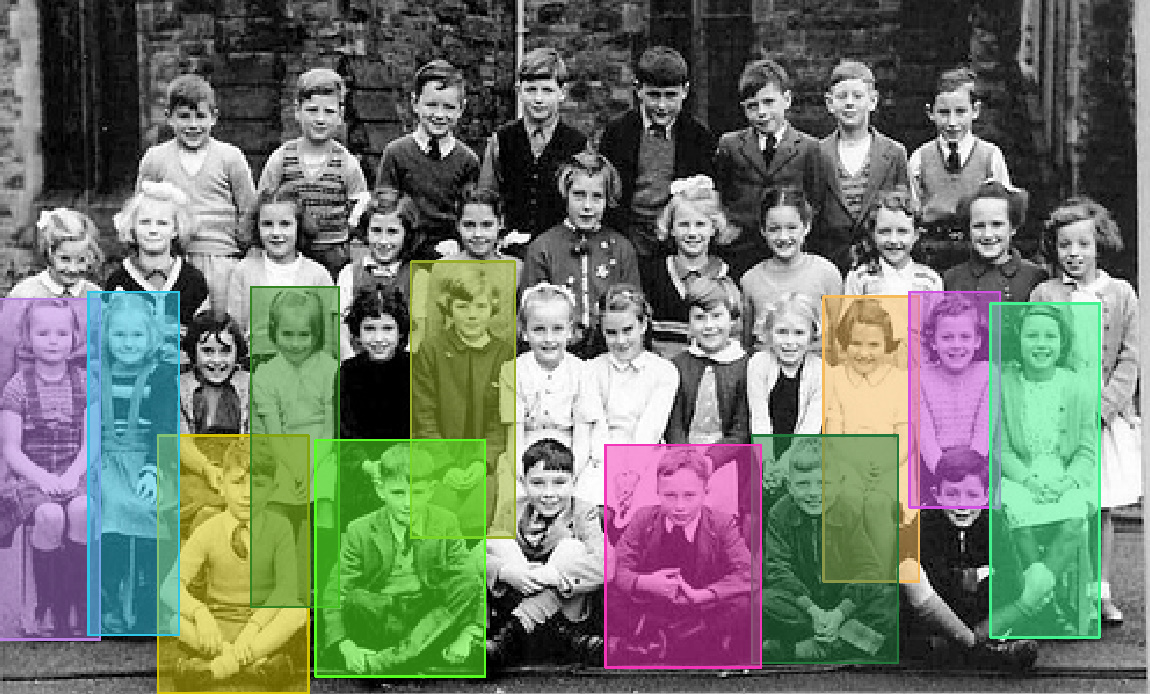
#> input picture benchmark/YOLOv8 persons.jpg, 1150 x 694 px, found by its file name
$ jupyter execute --allow-errors analysis_eval.ipynb
#> lines starting #> are read from the running program, lines starting #| are printed output that depends on the picture
[cell 1]
import pandas as pd
import matplotlib.pyplot as plt
import numpy as np
plt.rcParams.update({'axes.grid': True, 'grid.linestyle': ':'})

#> (a cell that did not finish here is left out)

#> (a cell that did not finish here is left out)

[cell 4]
metric = "mAP"

#> (the rest of this cell did not finish here and is left out)

[cell 5]
metric = "mAP"

#> (the rest of this cell did not finish here and is left out)

[cell 6]
metric = "mAP"

#> (the rest of this cell did not finish here and is left out)

[cell 7]
metric = "Precision"
#> (the rest of this cell did not finish here and is left out)

[cell 8]
metric = "Recall"
#> (the rest of this cell did not finish here and is left out)

#> (a cell that did not finish here is left out)

[cell 10]
# How well do reported scores match our evaluated scores?
fig, axes = plt.subplots(1, 2, figsize=(14, 6), sharey=True)
ax0, ax1 = axes[0], axes[1]
#> (the rest of this cell did not finish here and is left out)

[cell 11]
from PIL import Image
img0 = Image.open("YOLOv8 persons.jpg")
#> img0 is the input picture: PIL image 1150x694 RGB; mean R, G, B 112.4, 119.7, 108.1
img1 = Image.open("RT-DETR persons.jpg")
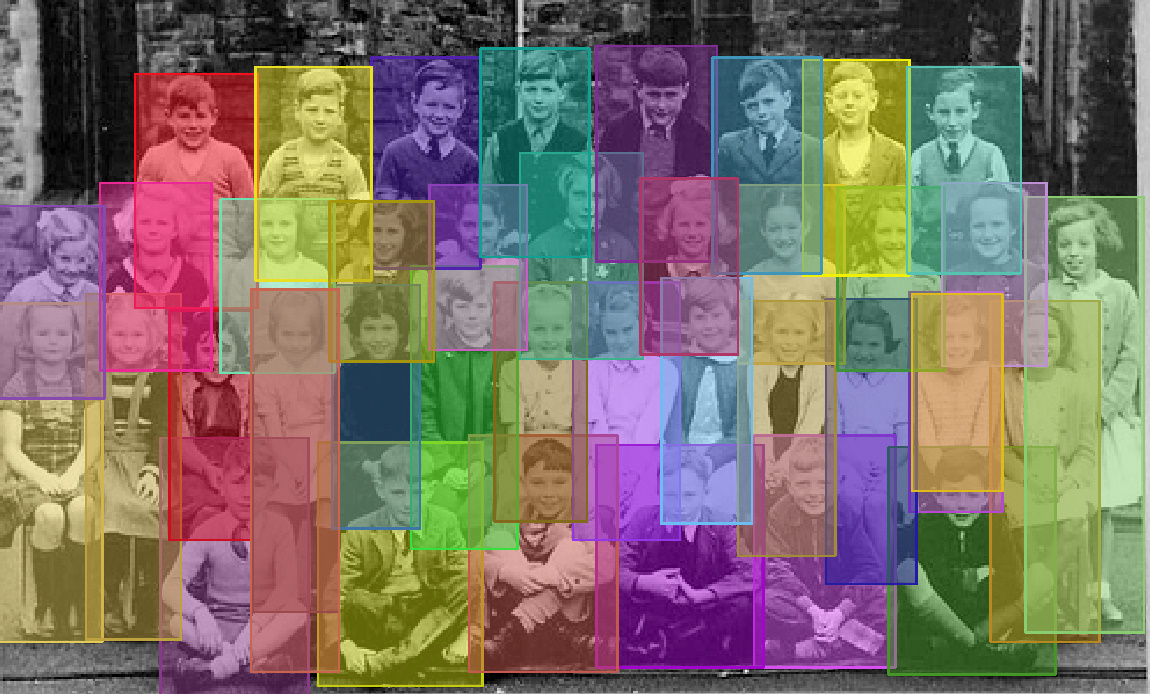
#> input picture benchmark/RT-DETR persons.jpg, 1150 x 694 px, found by its file name
#> img1 is the input picture: PIL image 1150x694 RGB; mean R, G, B 126.1, 113.3, 104.7
fig, axes = plt.subplots(1, 2, figsize=(18, 6))
ax0, ax1 = axes[0], axes[1]
ax0.imshow(img0)
ax1.imshow(img1)
ax0.axis('off')
ax1.axis('off')
ax0.set_title("YOLOv8-L", fontsize=14)
ax1.set_title("RT-DETR R50", fontsize=14)
plt.tight_layout()
plt.savefig("person_detection_comparison.jpg")
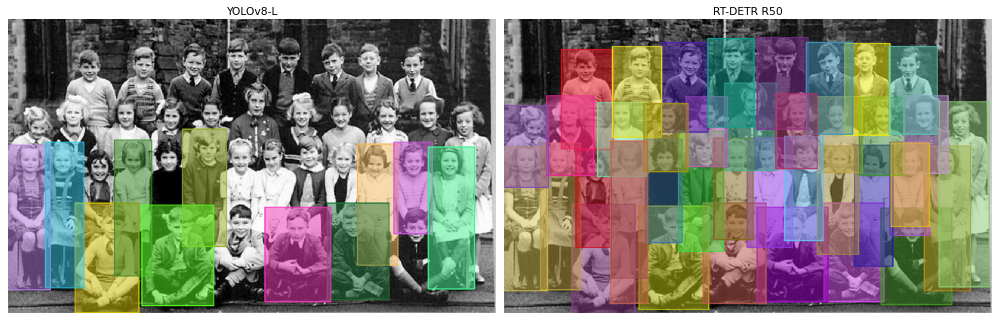
#> figure drawn by matplotlib, 2 panels
